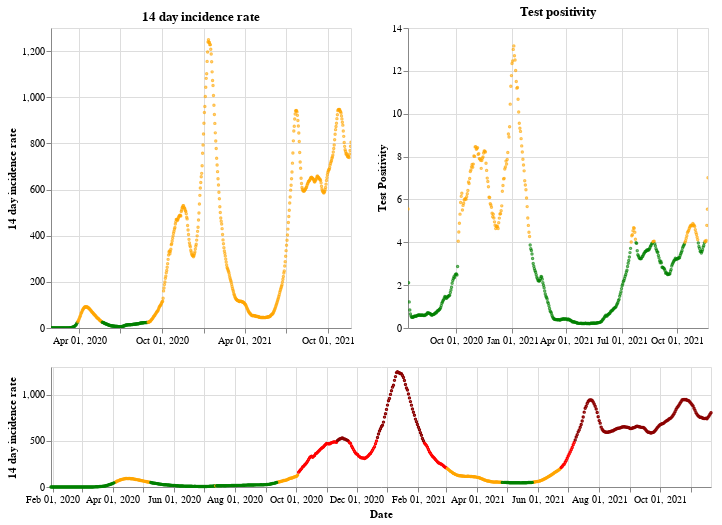

Source (notebook cell):
### Markdown cell above
## England

### Code cell
plot_traffic_light('England')

### Figure 1 — Vega-Lite specification as saved in the notebook (floating-point values rounded to 4 significant figures; data arrays with more than 128 entries replaced by an {"elided": "..."} marker saying what was removed)
{"config": {"view": {"continuousWidth": 400, "continuousHeight": 300}}, "vconcat": [{"hconcat": [{"mark": {"type": "point", "size": 2}, "encoding": {"color": {"condition": {"value": "green", "test": "(datum.twoWeeklyCasesRate <= 25)"}, "value": "orange"}, "tooltip": [{"type": "nominal", "field": "areaName"}, {"type": "temporal", "field": "date"}, {"type": "quantitative", "field": "twoWeeklyCasesRate"}, {"type": "quantitative", "field": "testPositivity"}], "x": {"type": "temporal", "axis": {"title": ""}, "field": "date", "scale": {"domain": {"selection": "DateBrush"}}, "timeUnit": "yearmonthdate"}, "y": {"type": "quantitative", "axis": {"title": "14 day incidence rate"}, "field": "twoWeeklyCasesRate"}}, "title": "14 day incidence rate", "width": 300}, {"mark": {"type": "point", "size": 2}, "encoding": {"color": {"condition": {"value": "green", "test": "(datum.testPositivity <= 4)"}, "value": "orange"}, "tooltip": [{"type": "nominal", "field": "areaName"}, {"type": "temporal", "field": "date"}, {"type": "quantitative", "field": "twoWeeklyCasesRate"}, {"type": "quantitative", "field": "testPositivity"}], "x": {"type": "temporal", "axis": {"title": ""}, "field": "date", "scale": {"domain": {"selection": "DateBrush"}}, "timeUnit": "yearmonthdate"}, "y": {"type": "quantitative", "axis": {"title": "Test Positivity"}, "field": "testPositivity"}}, "title": "Test positivity", "width": 300}]}, {"layer": [{"mark": {"type": "point", "size": 2}, "encoding": {"color": {"condition": {"value": "orange", "test": "(((datum.testPositivity < 4) && (datum.twoWeeklyCasesRate >= 50)) && (datum.twoWeeklyCasesRate < 200))"}, "value": "red"}, "opacity": {"condition": {"value": 1, "test": "((datum.twoWeeklyCasesRate >= 50) && (datum.twoWeeklyCasesRate < 500))"}, "value": 0}, "tooltip": [{"type": "nominal", "field": "areaName"}, {"type": "temporal", "field": "date"}, {"type": "quantitative", "field": "twoWeeklyCasesRate"}, {"type": "quantitative", "field": "testPositivity"}], "x": {"type": "temporal", "axis": {"title": "Date"}, "field": "date", "timeUnit": "yearmonthdate"}, "y": {"type": "quantitative", "axis": {"title": "14 day incidence rate"}, "field": "twoWeeklyCasesRate"}}, "selection": {"DateBrush": {"type": "interval", "encodings": ["x"], "fields": ["Time"]}}}, {"mark": {"type": "point", "size": 2}, "encoding": {"color": {"value": "darkred"}, "opacity": {"condition": {"value": 1, "test": "(datum.twoWeeklyCasesRate >= 500)"}, "value": 0}, "tooltip": [{"type": "nominal", "field": "areaName"}, {"type": "temporal", "field": "date"}, {"type": "quantitative", "field": "twoWeeklyCasesRate"}, {"type": "quantitative", "field": "testPositivity"}], "x": {"type": "temporal", "axis": {"title": "Date"}, "field": "date", "timeUnit": "yearmonthdate"}, "y": {"type": "quantitative", "axis": {"title": "14 day incidence rate"}, "field": "twoWeeklyCasesRate"}}}, {"mark": {"type": "point", "size": 2}, "encoding": {"color": {"condition": {"value": "green", "test": "((datum.testPositivity < 4) && (datum.twoWeeklyCasesRate < 50))"}, "value": "orange"}, "opacity": {"condition": {"value": 1, "test": "(datum.twoWeeklyCasesRate < 50)"}, "value": 0}, "tooltip": [{"type": "nominal", "field": "areaName"}, {"type": "temporal", "field": "date"}, {"type": "quantitative", "field": "twoWeeklyCasesRate"}, {"type": "quantitative", "field": "testPositivity"}], "x": {"type": "temporal", "axis": {"title": "Date"}, "field": "date", "timeUnit": "yearmonthdate"}, "y": {"type": "quantitative", "axis": {"title": "14 day incidence rate"}, "field": "twoWeeklyCasesRate"}}}], "height": 120, "width": 660}], "data": {"name": "data-c1301cd6c69d73b86632d5c1e363f152"}, "$schema": "https://vega.github.io/schema/vega-lite/v4.8.1.json", "datasets": {"data-c1301cd6c69d73b86632d5c1e363f152": {"elided": "662 records"}}}
